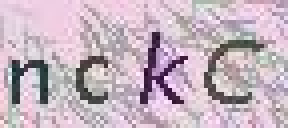
#> input picture src/ocr/image.jpg, 72 x 32 px (shown 4 times larger)
$ python ocr.py
#> lines starting #> are read from the running program, lines starting #| are printed output that depends on the picture
# -*- coding: utf-8 -*-

from PIL import Image
import re
import string
import base64
import requests
import pytesseract


# [42 lines left out: functions check_valid, ocr_with_baidu, not called in this run]


def ocr(f_name):
#> called with f_name = 'image.jpg'
    im = Image.open(f_name)
#> im is the input picture: PIL image 72x32 RGB; mean R, G, B 197.2, 179.8, 191.7
    im = im.convert('L')
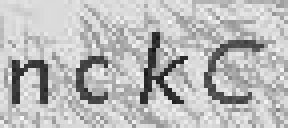
#> im: PIL image 72x32 L (shown 4 times larger); min 19, max 249, mean 186.3
    # 先将图像二值化处理，有助于提升识别效果。
#> (the run stopped early here; a loop or call above may not have finished)
